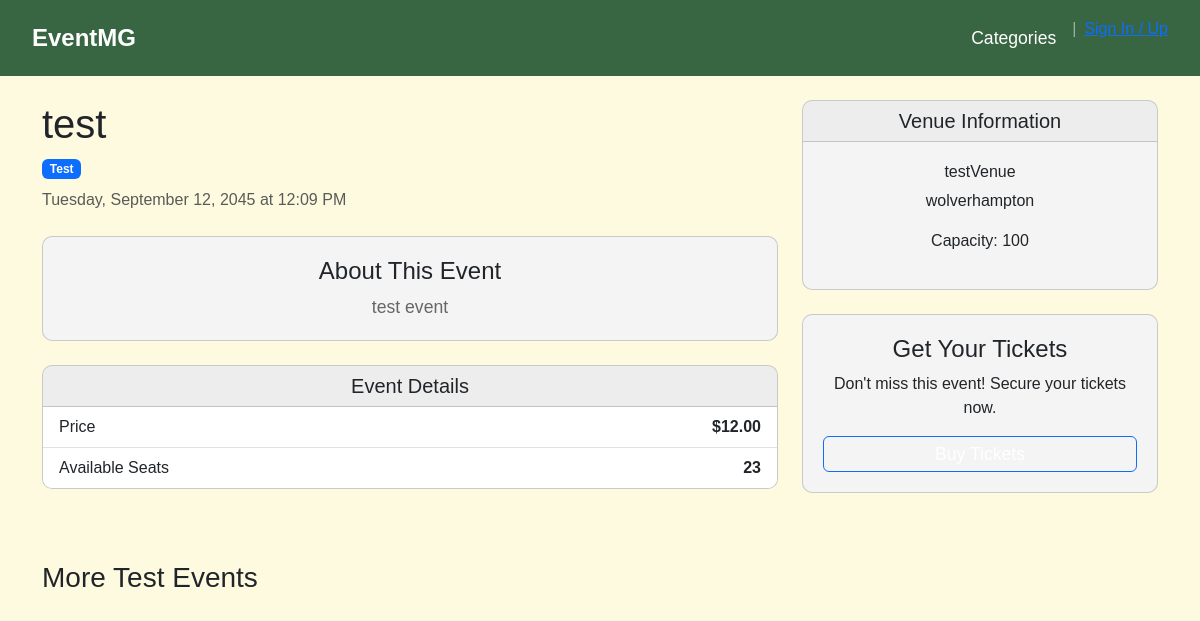
Before: /event/1 with the older database file.
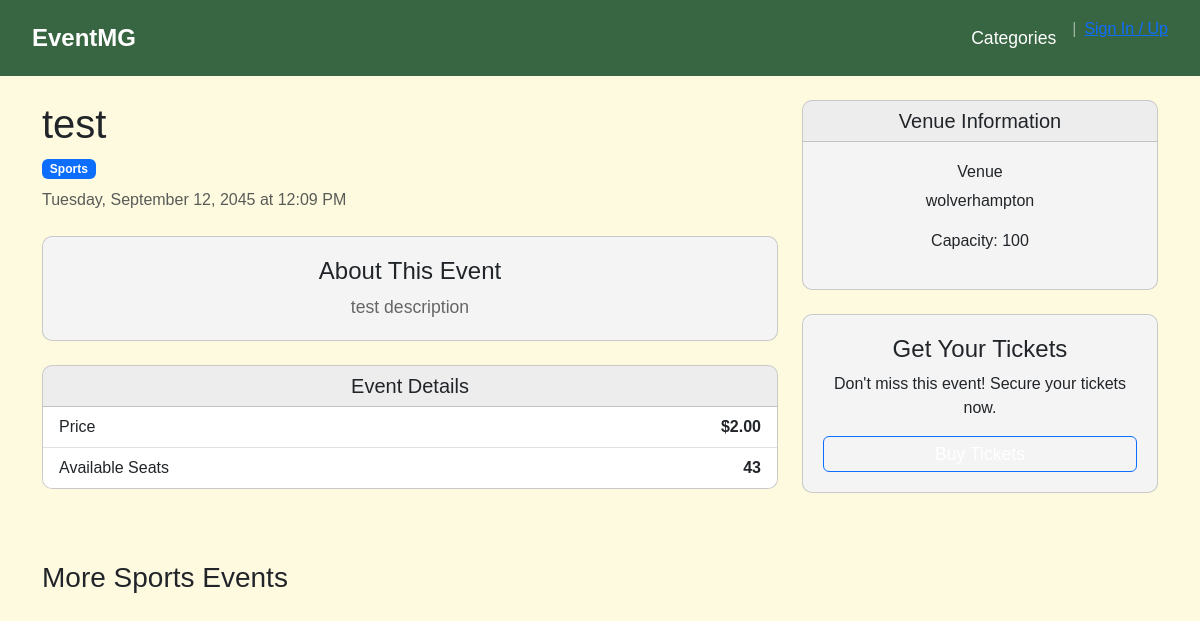
After: the same page with the newer database file.
### website/models.py (models this page shows)
class Category(db.Model):
    __tablename__ = 'category'
    category_id = db.Column(db.Integer, primary_key=True, autoincrement=True)
    name = db.Column(db.String(255), nullable=False, unique=True)

class Event(db.Model):
    __tablename__ = 'event'
    event_id = db.Column(db.Integer, primary_key=True, autoincrement=True)
    admin_id = db.Column(db.Integer, nullable=False)
    venue_id = db.Column(db.Integer, db.ForeignKey('venue.venue_id'), nullable=False)
    name = db.Column(db.String(255), nullable=False)
    date = db.Column(db.DateTime, nullable=False)
    description = db.Column(db.Text)
    ticket_price = db.Column(db.Numeric(10, 2), nullable=False)
    available_seats = db.Column(db.Integer, nullable=False)
    category_id = db.Column(db.Integer, db.ForeignKey('category.category_id'), nullable=True)
    category = db.relationship('Category', backref='events')

class Venue(db.Model):
    venue_id = db.Column(db.Integer, primary_key=True)
    name = db.Column(db.String(100), nullable=False)
    location = db.Column(db.String(255), nullable=False)
    capacity = db.Column(db.Integer, nullable=False)
    description = db.Column(db.Text)
    events = db.relationship('Event', backref='venue',lazy = True)

### website/routes/events.py (the view)
@events.route('/event/<int:event_id>')
def event_details(event_id):
    event = Event.query.get_or_404(event_id)
    venue = Venue.query.get(event.venue_id)
    related_events = Event.query.filter_by(category_id=event.category_id)\
                          .filter(Event.event_id != event.event_id)\
                          .limit(3)\
                          .all()
    return render_template('event_details.html',
                          event=event,
                          venue=venue,
                           related_events=related_events)

### website/templates/event_details.html (shortened to what this page needs)
{% extends "eventshome.html" %}
{% block content %}
<div class="container mt-4">
    <div class="row">
        <div class="col-md-8">
            <h1>{{ event.name }}</h1>
            <div class="mb-4">
                <span class="badge bg-primary">{{ event.category.name }}</span>
                <p class="text-muted mt-2">
                     {{ event.date.strftime('%A, %B %d, %Y') }} at {{ event.date.strftime('%I:%M %p') }}
                </p>
            </div>
            <div class="card mb-4">
                <div class="card-body">
                    <h5 class="card-title">About This Event</h5>
                    <p class="card-text">{{ event.description }}</p>
                </div>
            </div>
            <div class="card mb-4">
                <div class="card-header">
                    <h5 class="mb-0">Event Details</h5>
                </div>
                <ul class="list-group list-group-flush">
                    <li class="list-group-item d-flex justify-content-between">
                        <span>Price</span>
                        <strong>${{ event.ticket_price }}</strong>
                    </li>
                    <li class="list-group-item d-flex justify-content-between">
                        <span>Available Seats</span>
                        <strong>{{ event.available_seats }}</strong>
                    </li>
                </ul>
            </div>
        </div>
        <div class="col-md-4">
            <div class="card mb-4">
                <div class="card-header">
                    <h5 class="mb-0">Venue Information</h5>
                </div>
                <div class="card-body">
                    <h6>{{ venue.name }}</h6>
                    <p>{{ venue.location }}</p>
                    <p>Capacity: {{ venue.capacity }}</p>
                </div>
            </div>
            <div class="card">
                <div class="card-body">
                    <h5 class="card-title">Get Your Tickets</h5>
                    <p>Don't miss this event! Secure your tickets now.</p>
                    {% if event.available_seats > 0 %}
                    <a href="{{ url_for('events.book_event', event_id=event.event_id) }}" class="btn btn-primary w-100">Buy Tickets</a>
                    {% else %}
                        <button class="btn btn-secondary w-100" disabled>Sold Out</button>
                    {% endif %}
                </div>
            </div>
        </div>
    </div>
<div class="row mt-5">
    <div class="col-12">
        <h3>More {{ event.category.name }} Events</h3>
    </div>
</div>
    </div>
{% endblock %}

Changed rows visible on the page:
no longer on this page (row edited): Category: category.name "Test"
changed Event "test": description "test event" → "test description"; ticket_price "12.00" → "2.00"; available_seats "23" → "43"
now on this page (row edited): Category: category.name "Sports"
changed Venue "wolverhampton": name "testVenue" → "Venue"
